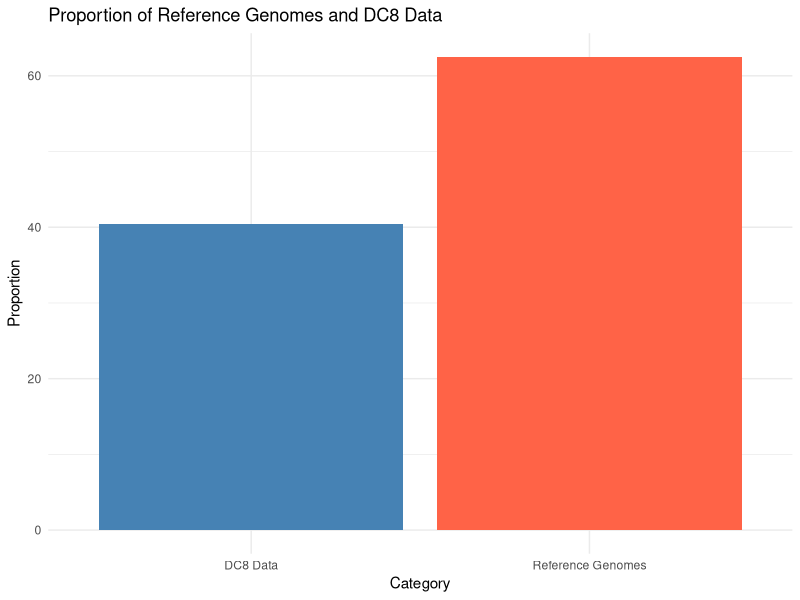
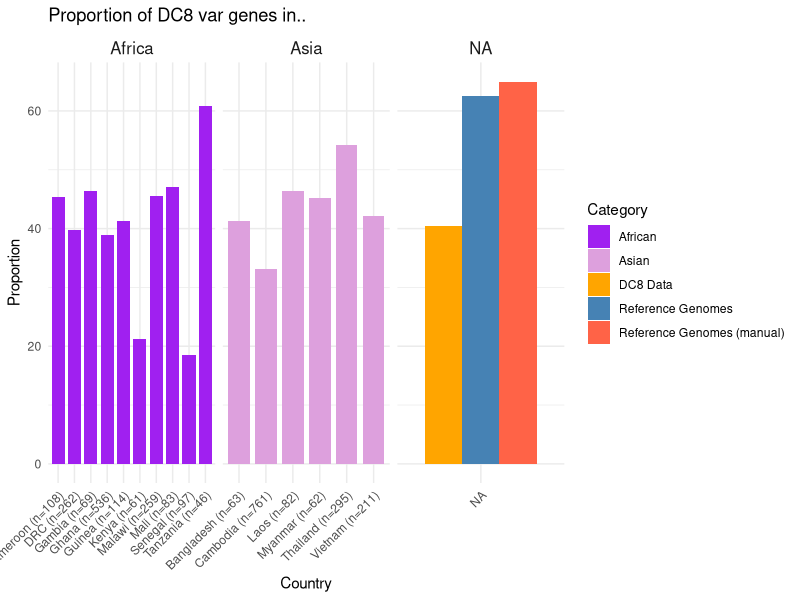

R code for these plots, in order:
# Reference genome analysis

install.packages("tidyverse")
library("tidyverse")
install.packages(RColorBrewer)
library(RColorBrewer)
getwd()
setwd("~/Documents/Dissertation/Data/Unprocessed Data")

DC8data <- read.csv("normalised.fulldataset.DC8_metadata_genes.csv")

allgenomes <- read.csv("all_genomes_metadata.csv")

# First need to load in a list of the reference genomes

referencegenomes <- read.csv("Kenya_Rask2010_allgenomes.csv")

referencegenomelist <- referencegenomes %>%
  select(Genome) %>%
  group_by(Genome)
  
DC8_genes_reference <- DC8data %>%
  inner_join(referencegenomelist, by = "Genome")

# View results
head(DC8_genes_reference)

allgenomesreferencelist <- allgenomes %>%
  inner_join(referencegenomelist,by = "Genome")

# Calculate proportions
proportion_reference <- (nrow(DC8_genes_reference) / nrow(allgenomesreferencelist)) *100
proportion_DC8 <- (nrow(DC8data) / nrow(allgenomes)) *100

# Create a data frame for plotting
proportion_df <- data.frame(
  Category = c("Reference Genomes", "DC8 Data"),
  Proportion = c(proportion_reference, proportion_DC8)
)

# Plot the proportions
ggplot(proportion_df, aes(x = Category, y = Proportion, fill = Category)) +
  geom_bar(stat = "identity") +
  theme_minimal() +
  labs(title = "Proportion of Reference Genomes and DC8 Data",
       y = "Proportion",
       x = "Category") +
  scale_fill_manual(values = c("steelblue", "tomato")) +
  theme(legend.position = "none")

# Summarize counts of all genomes per country
allgenomes_country_count <- allgenomes %>%
  group_by(Country) %>%
  summarise(total_genomes = n())

# Summarize counts of DC8 data per country (including Continent if needed)
DC8_country_count <- DC8data %>%
  group_by(Continent, Country) %>%
  summarise(DC8_genomes = n())

# Join the two summaries by Country and calculate the proportion
DC8proportions_country <- DC8_country_count %>%
  left_join(allgenomes_country_count, by = "Country") %>%
  mutate(Proportion = (DC8_genomes / total_genomes) *100)

# View the result
print(DC8proportions_country)


combined_df <- bind_rows(proportion_df, DC8proportions_country)

# Create country labels with sample size
country_labels <- allgenomes_country_count %>%
  mutate(Country_Label = paste0(Country, " (n=", total_genomes, ")")) %>%
  select(Country, Country_Label)

# Add "Overall" label separately
overall_label <- data.frame(
  Country = "Overall",
  Country_Label = "Overall (n=" %>% paste0(nrow(allgenomes), ")")
)

# Combine labels
country_labels <- bind_rows(country_labels, overall_label)



# Merge with combined_df to replace Country with Country_Label
# Plus add in reference genome proportion (manual)
reference_annotation_manual <- data.frame(
  Proportion = as.numeric("65"),  # Replace with actual reference genome names
  Category = "Reference Genomes (manual)"
)


combined_df <- combined_df %>%
  left_join(country_labels, by = "Country")


combined_df <- bind_rows(combined_df, reference_annotation_manual)

combined_df <- combined_df %>%
  mutate(Category = case_when(
    Continent == "Africa" ~ "African",
    Continent == "Asia" ~ "Asian",
    TRUE ~ Category  # Keep existing categories for other values
  ))

preserved_rows <- combined_df %>%
  filter(Category %in% c("Reference Genomes", "Reference Genomes (manual)", "DC8 Data"))

cleaned_combined_df <- combined_df %>%
  drop_na() %>%
  filter(total_genomes >= 20)
# Combine the cleaned data with the preserved rows
final_combined_df <- bind_rows(cleaned_combined_df, preserved_rows)



ggplot(final_combined_df, aes(x = Country_Label, y = Proportion, fill = Category)) +
  geom_bar(stat = "identity", position = "dodge",width = 0.8) +
  theme_minimal() +
  labs(title = "Proportion of DC8 var genes in..",
       y = "Proportion",
       x = "Country") +
  scale_fill_manual(values = c(
    "African" = "purple",       # Dark purple for Africa  
    "Asian" = "plum",           # Lilac/plum for Asia  
    "Reference Genomes" = "steelblue",
    "Reference Genomes (manual)" = "tomato",  # Blue for reference genomes  
    "DC8 Data" = "orange"     # Tomato red for total data  
  )) +
  facet_wrap(~ Continent, scales = "free_x") +  # Facet by continent
  theme(axis.text.x = element_text(angle = 45, hjust = 1)) +  # Rotate x-axis labels
  theme(strip.text.x = element_text(size = 12)) +  # Adjust facet titles if needed
  scale_x_discrete(drop = TRUE)   # Drop unused levels, preventing duplicate labels

